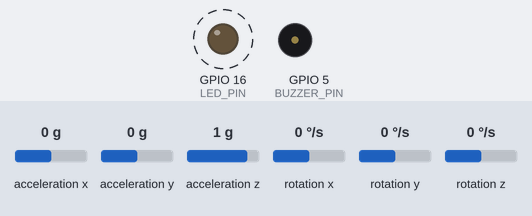
Bench run of a sketch on a simulated ESP32. Parts: output pins drawn as LEDs (lit = HIGH), buzzer (waves = sounding, pin HIGH). Dashed ring = blinking. The inputs (shaded band) are chosen by the test bench; at power-on: acceleration x 0 g, acceleration y 0 g, acceleration z 1 g, rotation x 0 °/s, rotation y 0 °/s, rotation z 0 °/s. What the sketch prints to the serial monitor is not drawn.

Above: at 0.34 s.
At 0.51 s:
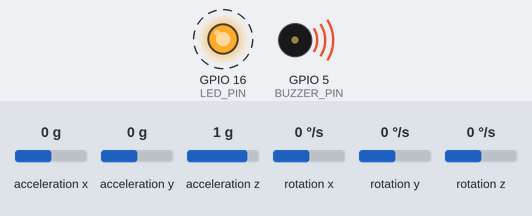
Timing chart, 0 to 3.3 s (numbered marks = the images above):
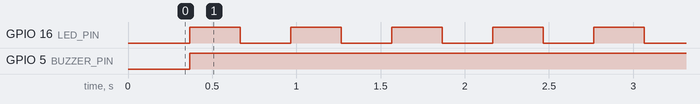

Measured:
- by itself, GPIO 16 (LED_PIN): alternates HIGH for 0.30 s and LOW for 0.30 s
- by itself, GPIO 5 (BUZZER_PIN): LOW → HIGH at 0.37 s

The sketch:

Receiver_Chest.ino
```cpp
#include <WiFi.h>
#include <esp_now.h>
#include <esp_wifi.h>
#include <Wire.h>
#include <MPU6050.h>

// ================== CONFIG ==================
static const uint8_t  ESPNOW_CHANNEL     = 1;
static const uint32_t PRINT_INTERVAL_MS  = 50;   // 20 Hz
static const uint32_t STALE_MS           = 120;  // freshness threshold (internal)

static const int      BTN_BOOT           = 0;    // GPIO0 (BOOT) active LOW
static const uint32_t DEBOUNCE_MS        = 200;

static const int      BUZZER_PIN         = 5;   // opsional
static const bool     USE_BUZZER         = true;

static const int      LED_PIN            = 16; // NYOBA LED
static const bool     USE_LED            = true;

unsigned long lastBlink = 0;
bool ledState = false;
const unsigned long BLINK_INTERVAL = 300; // ms

MPU6050 mpuChest;

// ================== PACKET (MUST MATCH SENDERS) ==================
#pragma pack(push, 1)
struct SensorPacket {
  uint8_t  nodeId;    // 1=wrist, 2=upperarm
  uint32_t seq;
  uint32_t t_ms;
  int16_t  ax, ay, az;
  int16_t  gx, gy, gz;
};
#pragma pack(pop)

// ================== STATE STORAGE ==================
struct NodeState {
  bool     hasData   = false;
  uint32_t lastRxMs  = 0;
  uint32_t lastSeq   = 0;
  uint32_t senderMs  = 0;
  int16_t  ax=0, ay=0, az=0, gx=0, gy=0, gz=0;
};

NodeState n1; // wrist
NodeState n2; // upper arm

bool recording = false;

uint32_t lastPrint = 0;
uint32_t lastBtnMs = 0;
bool lastBtnState  = HIGH;

// ================== WIFI CHANNEL HELPER ==================
static void setWifiChannel(uint8_t ch) {
  esp_wifi_set_promiscuous(true);
  esp_wifi_set_channel(ch, WIFI_SECOND_CHAN_NONE);
  esp_wifi_set_promiscuous(false);
}

// ================== ESPNOW CALLBACK ==================
void onDataRecv(const esp_now_recv_info_t *info, const uint8_t *data, int len) {
  if (len != (int)sizeof(SensorPacket)) return;

  SensorPacket pkt;
  memcpy(&pkt, data, sizeof(pkt));

  uint32_t now = millis();

  if (pkt.nodeId == 1) {
    n1.hasData  = true;
    n1.lastRxMs = now;
    n1.lastSeq  = pkt.seq;
    n1.senderMs = pkt.t_ms;
    n1.ax=pkt.ax; n1.ay=pkt.ay; n1.az=pkt.az;
    n1.gx=pkt.gx; n1.gy=pkt.gy; n1.gz=pkt.gz;
  } else if (pkt.nodeId == 2) {
    n2.hasData  = true;
    n2.lastRxMs = now;
    n2.lastSeq  = pkt.seq;
    n2.senderMs = pkt.t_ms;
    n2.ax=pkt.ax; n2.ay=pkt.ay; n2.az=pkt.az;
    n2.gx=pkt.gx; n2.gy=pkt.gy; n2.gz=pkt.gz;
  }
}

// ================== SETUP ==================
void setupEspNow() {
  WiFi.mode(WIFI_STA);
  setWifiChannel(ESPNOW_CHANNEL);

  uint8_t mac[6];
  esp_wifi_get_mac(WIFI_IF_STA, mac);
  Serial.printf("# MAC CHEST (STA): %02X:%02X:%02X:%02X:%02X:%02X\n",
                mac[0],mac[1],mac[2],mac[3],mac[4],mac[5]);

  Serial.println("# ESP-NOW init...");
  if (esp_now_init() != ESP_OK) {
    Serial.println("# ESP-NOW init GAGAL");
    while (true) delay(1000);
  }
  esp_now_register_recv_cb(onDataRecv);
  Serial.println("# ESP-NOW OK, siap terima data");
}

void setupMPUChest() {
  Wire.begin(19, 18); //(21,22) (19, 18)
  mpuChest.initialize();

  Serial.print("# MPU chest: ");
  Serial.println(mpuChest.testConnection() ? "TERDETEKSI" : "TIDAK TERDETEKSI");
}

// Header CSV ringkas (tanpa age)
void printCsvHeader() {
  Serial.println(
    "timestamp,"
    "ax1,ay1,az1,gx1,gy1,gz1,"
    "ax2,ay2,az2,gx2,gy2,gz2,"
    "ax3,ay3,az3,gx3,gy3,gz3"
  );
}

void setup() {
  Serial.begin(115200);
  delay(300);

  pinMode(BTN_BOOT, INPUT_PULLUP);

  if (USE_BUZZER) {
    pinMode(BUZZER_PIN, OUTPUT);
    digitalWrite(BUZZER_PIN, LOW);
  }

  if (USE_LED) {
    pinMode (LED_PIN, OUTPUT);
    digitalWrite (LED_PIN, LOW);
  }

  Serial.println("\n=== RECEIVER CHEST (CSV RINGKAS) ===");
  setupEspNow();
  setupMPUChest();

  Serial.println("# Tekan BOOT untuk START/STOP logging.");
  Serial.println("# Status awal: RECORDING = OFF");

  lastPrint = millis();
}

// ================== BUTTON HANDLER ==================
void handleBootToggle() {
  bool btn = digitalRead(BTN_BOOT); // LOW kalau ditekan
  uint32_t now = millis();

  if (lastBtnState == HIGH && btn == LOW) {
    if (now - lastBtnMs > DEBOUNCE_MS) {
      lastBtnMs = now;
      recording = !recording;

      if (recording) {
        Serial.println("# RECORDING = ON");
        printCsvHeader();
      } else {
        Serial.println("# RECORDING = OFF");
      }
    }
  }
  lastBtnState = btn;
}

// ================== LOOP ==================
void loop() {
  handleBootToggle();

  uint32_t now = millis();
  if ((uint32_t)(now - lastPrint) >= PRINT_INTERVAL_MS) {
    lastPrint += PRINT_INTERVAL_MS;

    // baca MPU chest (node 3)
    int16_t ax3, ay3, az3, gx3, gy3, gz3;
    mpuChest.getAcceleration(&ax3, &ay3, &az3);
    mpuChest.getRotation(&gx3, &gy3, &gz3);

    // age dihitung internal (tidak dicetak)
    int32_t age1 = n1.hasData ? (int32_t)(now - n1.lastRxMs) : -1;
    int32_t age2 = n2.hasData ? (int32_t)(now - n2.lastRxMs) : -1;

    // buzzer warning jika data node 1/2 stale / belum ada
    if (USE_BUZZER) {
      bool stale = (age1 < 0) || (age2 < 0) ||
                   (age1 > (int32_t)STALE_MS) || (age2 > (int32_t)STALE_MS);
      digitalWrite(BUZZER_PIN, stale ? HIGH : LOW);
    }

    if (USE_LED) {
      bool stale = (age1 < 0) || (age2 < 0) ||
                   (age1 > (int32_t)STALE_MS) || (age2 > (int32_t)STALE_MS);
      //digitalWrite(LED_PIN, stale ? HIGH : LOW);

      if (stale) {
        unsigned long nowMs = millis();
        if (nowMs - lastBlink >= BLINK_INTERVAL) {
          lastBlink = nowMs;
          ledState = !ledState;
          digitalWrite(LED_PIN, ledState);
        }
      }
      else {
        digitalWrite(LED_PIN, LOW); // normal → LED mati
        ledState = false;
      }
    }

    if (!recording) return;

    // ambil data terakhir node 1/2
    int16_t ax1=n1.ax, ay1=n1.ay, az1=n1.az, gx1=n1.gx, gy1=n1.gy, gz1=n1.gz;
    int16_t ax2=n2.ax, ay2=n2.ay, az2=n2.az, gx2=n2.gx, gy2=n2.gy, gz2=n2.gz;

    if (!n1.hasData) ax1=ay1=az1=gx1=gy1=gz1=0;
    if (!n2.hasData) ax2=ay2=az2=gx2=gy2=gz2=0;

    // CSV ringkas
    Serial.printf(
      "%lu,"
      "%d,%d,%d,%d,%d,%d,"
      "%d,%d,%d,%d,%d,%d,"
      "%d,%d,%d,%d,%d,%d\n",
      (unsigned long)now,
      ax1,ay1,az1,gx1,gy1,gz1,
      ax2,ay2,az2,gx2,gy2,gz2,
      ax3,ay3,az3,gx3,gy3,gz3
    );
  }
}
```
